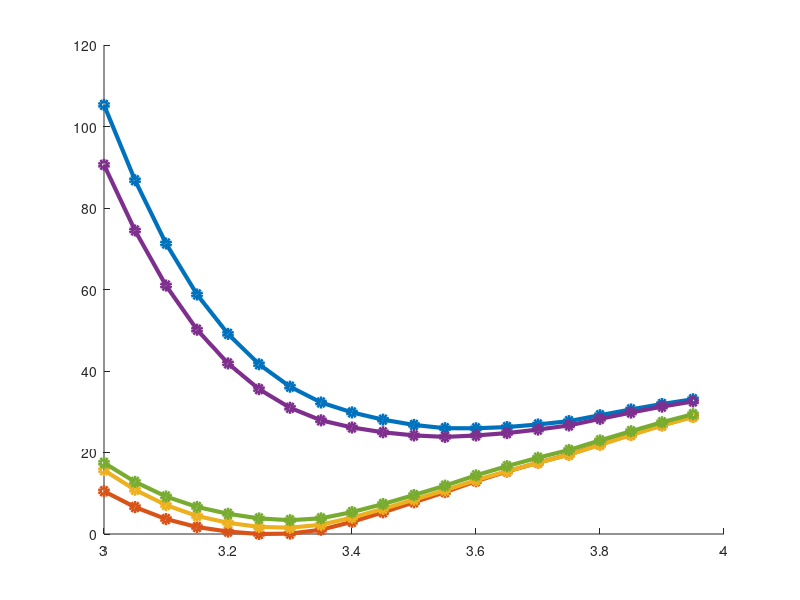

This figure's MATLAB source: (Note: this script raises an error after producing the figure.)
clear all
clc



load AA_0_d.dat
load AB_0_d.dat
load BA_0_d.dat
load AA_180_d.dat
load AB_180_d.dat
load BA_180_d.dat


figure1 = figure;
axes1 = axes('Parent',figure1);
hold(axes1,'on');
h1 = plot(AA_0_d(:,1),(AA_0_d(:,2)-min(AB_0_d(:,2))).*13.605662285137.*1000,'o-','linewidth',3)
hold on
h2 = plot(AB_0_d(:,1),(AB_0_d(:,2)-min(AB_0_d(:,2))).*13.605662285137.*1000,'o-','linewidth',3)
%h3 = plot(BA_0_d(:,1),(BA_0_d(:,2)-min(AB_0_d(:,2))).*13.605662285137.*1000,'-','linewidth',3)
h4 = plot(AA_180_d(:,2),(AA_180_d(:,3)-min(AB_0_d(:,2))).*13.605662285137.*1000,'o-','linewidth',3)
h5 = plot(AB_180_d(:,2),(AB_180_d(:,3)-min(AB_0_d(:,2))).*13.605662285137.*1000,'o-','linewidth',3)
h6 = plot(BA_180_d(:,2),(BA_180_d(:,3)-min(AB_0_d(:,2))).*13.605662285137.*1000,'o-','linewidth',3)

axes1 = gca;
axes1.YAxis.TickLabelInterpreter = 'latex';
axes1.YAxis.TickLabelFormat      = '\\textbf{%g}';
axes1.XAxis.TickLabelInterpreter = 'latex';
axes1.XAxis.TickLabelFormat      = '\\textbf{%g}';

%leg1 = legend([h1,h2,h3,h4,h5,h6],'\bf AA','\bf AB','\bf BA','\bf AA''','\bf AB''','\bf BA''');
leg1 = legend([h1,h2,h4,h5,h6],'\bf AA','\bf AB','\bf AA''','\bf AB''','\bf BA''');

set(leg1,'Interpreter','latex');
set(leg1,'FontSize',20);

ylabel('\bf $\Delta$ T.E (meV)','Interpreter','latex');
xlabel('\bf d (\AA)','Interpreter','latex');

title('Bilayer h-BN','Interpreter','latex');
box(axes1,'on');
set(axes1,'FontSize',24,'FontWeight','bold');
legend1 = legend(axes1,'show');
set(legend1,...
    'Position',[0.455137444489359 0.760942760942761 0.166425470332851 0.142255892255892]);
xlim([3 3.95])
ylim([0 106])
F1=550;F2=600;F3=550;F4=600;
figure1.Position=[F1 F2 F3 F4];
